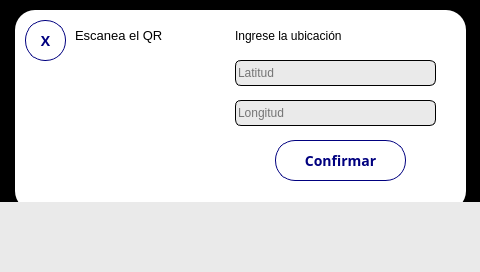
<?xml version="1.0" encoding="UTF-8"?>
<ui version="4.0">
 <class>Form</class>
 <widget class="QWidget" name="Form">
  <property name="geometry">
   <rect>
    <x>0</x>
    <y>0</y>
    <width>480</width>
    <height>272</height>
   </rect>
  </property>
  <property name="windowTitle">
   <string>Form</string>
  </property>
  <widget class="QLabel" name="lblOpacity">
   <property name="geometry">
    <rect>
     <x>0</x>
     <y>0</y>
     <width>480</width>
     <height>320</height>
    </rect>
   </property>
   <property name="styleSheet">
    <string notr="true">background-color: black;</string>
   </property>
   <property name="text">
    <string/>
   </property>
  </widget>
  <widget class="QWidget" name="Widget1" native="true">
   <property name="enabled">
    <bool>true</bool>
   </property>
   <property name="geometry">
    <rect>
     <x>15</x>
     <y>10</y>
     <width>451</width>
     <height>201</height>
    </rect>
   </property>
   <property name="styleSheet">
    <string notr="true">border-radius: 20px;
background-color: white;</string>
   </property>
   <widget class="QLabel" name="lbl">
    <property name="geometry">
     <rect>
      <x>220</x>
      <y>10</y>
      <width>191</width>
      <height>31</height>
     </rect>
    </property>
    <property name="styleSheet">
     <string notr="true">font: 16px &quot;Poppins&quot;;
background-color: transparent;
</string>
    </property>
    <property name="text">
     <string>Ingrese la ubicación</string>
    </property>
   </widget>
   <widget class="QLineEdit" name="latitudInput">
    <property name="geometry">
     <rect>
      <x>220</x>
      <y>50</y>
      <width>201</width>
      <height>26</height>
     </rect>
    </property>
    <property name="styleSheet">
     <string notr="true">border-color: rgb(0, 0, 0);
border-style: solid;
border-width: 1px;
border-radius: 6px;
font: 16px &quot;Poppins&quot;;
background-color: rgb(234, 234, 234);</string>
    </property>
    <property name="maxLength">
     <number>50</number>
    </property>
    <property name="echoMode">
     <enum>QLineEdit::Password</enum>
    </property>
    <property name="placeholderText">
     <string>Latitud</string>
    </property>
   </widget>
   <widget class="QLineEdit" name="longitudeInput">
    <property name="geometry">
     <rect>
      <x>220</x>
      <y>90</y>
      <width>201</width>
      <height>26</height>
     </rect>
    </property>
    <property name="styleSheet">
     <string notr="true">border-color: rgb(0, 0, 0);
border-style: solid;
border-width: 1px;
border-radius: 6px;
font: 16px &quot;Poppins&quot;;
background-color: rgb(234, 234, 234);</string>
    </property>
    <property name="maxLength">
     <number>50</number>
    </property>
    <property name="echoMode">
     <enum>QLineEdit::Password</enum>
    </property>
    <property name="placeholderText">
     <string>Longitud</string>
    </property>
   </widget>
   <widget class="QLabel" name="lbl_2">
    <property name="geometry">
     <rect>
      <x>60</x>
      <y>10</y>
      <width>131</width>
      <height>31</height>
     </rect>
    </property>
    <property name="styleSheet">
     <string notr="true">font: 16px &quot;Poppins&quot;;
background-color: transparent;
</string>
    </property>
    <property name="text">
     <string>&lt;html&gt;&lt;head/&gt;&lt;body&gt;&lt;p&gt;&lt;span style=&quot; font-size:10pt;&quot;&gt;Escanea el QR&lt;/span&gt;&lt;/p&gt;&lt;/body&gt;&lt;/html&gt;</string>
    </property>
   </widget>
   <widget class="QPushButton" name="initBtn">
    <property name="geometry">
     <rect>
      <x>260</x>
      <y>130</y>
      <width>131</width>
      <height>41</height>
     </rect>
    </property>
    <property name="styleSheet">
     <string notr="true">QPushButton {
	border: 1px solid #00007f;
	background-color: white;
	color: #00007f;
	font-size: 14px;
	font-family: Poppins;
	font-weight: 500;
}</string>
    </property>
    <property name="text">
     <string>Confirmar</string>
    </property>
   </widget>
   <widget class="QLabel" name="QRLbl">
    <property name="geometry">
     <rect>
      <x>60</x>
      <y>50</y>
      <width>131</width>
      <height>131</height>
     </rect>
    </property>
    <property name="styleSheet">
     <string notr="true"/>
    </property>
    <property name="text">
     <string>&lt;html&gt;&lt;head/&gt;&lt;body&gt;&lt;p&gt;&lt;br/&gt;&lt;/p&gt;&lt;/body&gt;&lt;/html&gt;</string>
    </property>
   </widget>
   <widget class="QPushButton" name="closeBtn">
    <property name="geometry">
     <rect>
      <x>10</x>
      <y>10</y>
      <width>41</width>
      <height>41</height>
     </rect>
    </property>
    <property name="styleSheet">
     <string notr="true">QPushButton {
	border: 1px solid #00007f;
	background-color: white;
	color: #00007f;
	font-size: 14px;
	font-family: Poppins;
	font-weight: 500;
}</string>
    </property>
    <property name="text">
     <string>X</string>
    </property>
   </widget>
  </widget>
  <widget class="QWidget" name="widgetKeyboard" native="true">
   <property name="geometry">
    <rect>
     <x>0</x>
     <y>202</y>
     <width>480</width>
     <height>70</height>
    </rect>
   </property>
   <property name="styleSheet">
    <string notr="true">background-color: rgb(234, 234, 234);</string>
   </property>
  </widget>
 </widget>
 <resources/>
 <connections/>
</ui>
